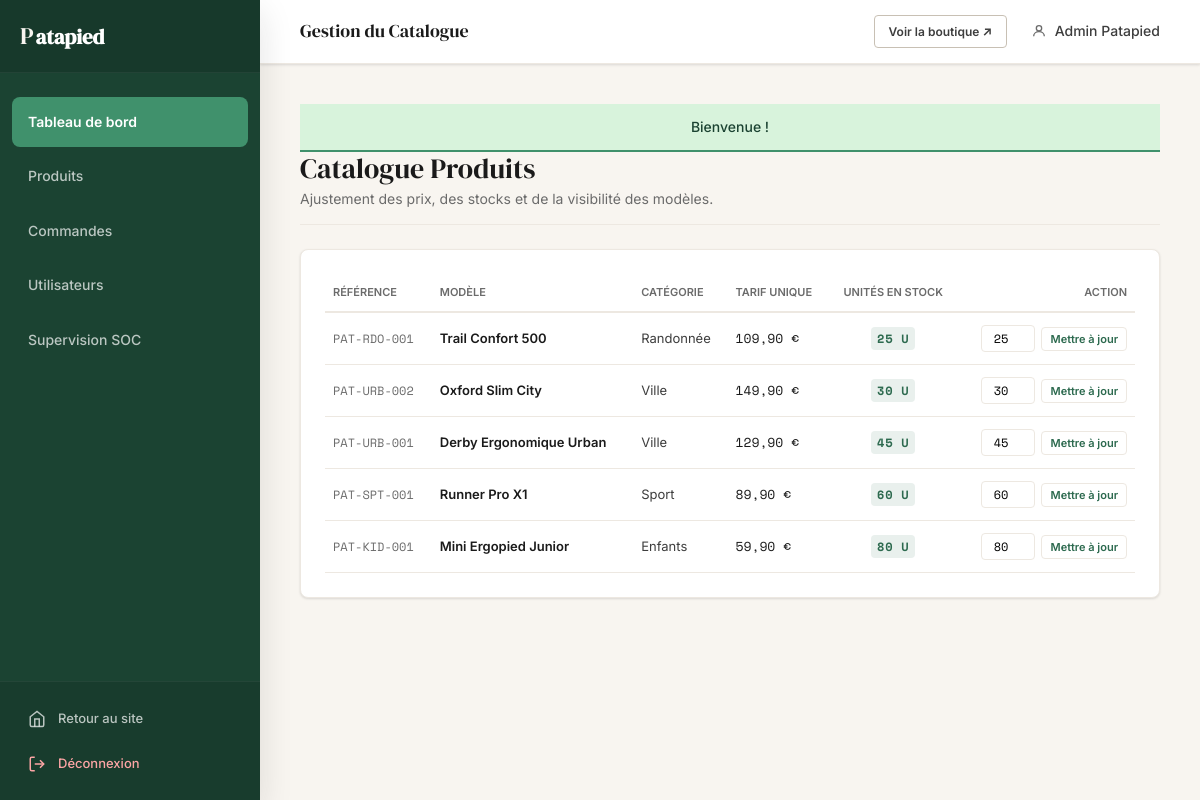
Page /admin/pages/products.php (signed in) on the committed database.
### tables this page shows
CREATE TABLE IF NOT EXISTS products (
    id            INT UNSIGNED AUTO_INCREMENT PRIMARY KEY,
    category_id   INT UNSIGNED NOT NULL,
    reference     VARCHAR(40)  NOT NULL UNIQUE,
    name_fr       VARCHAR(160) NOT NULL,
    name_en       VARCHAR(160) NOT NULL,
    description_fr TEXT        DEFAULT NULL,
    description_en TEXT        DEFAULT NULL,
    price         DECIMAL(8,2) NOT NULL,
    stock         INT          NOT NULL DEFAULT 0,
    image_path    VARCHAR(255) DEFAULT NULL,
    is_active     TINYINT(1)  NOT NULL DEFAULT 1,
    created_at    DATETIME    NOT NULL DEFAULT CURRENT_TIMESTAMP,
    updated_at    DATETIME    NOT NULL DEFAULT CURRENT_TIMESTAMP ON UPDATE CURRENT_TIMESTAMP,
    FOREIGN KEY (category_id) REFERENCES categories(id) ON DELETE RESTRICT
);

CREATE TABLE IF NOT EXISTS categories (
    id          INT UNSIGNED AUTO_INCREMENT PRIMARY KEY,
    name_fr     VARCHAR(100) NOT NULL,
    name_en     VARCHAR(100) NOT NULL,
    slug        VARCHAR(100) NOT NULL UNIQUE,
    sort_order  INT          NOT NULL DEFAULT 0
);

### includes/core.php (called while the page is built, shortened)
<?php
function current_lang(): string {
    return $_SESSION['lang'] ?? 'fr';
}
function h(string $s): string {
    return htmlspecialchars($s, ENT_QUOTES, 'UTF-8');
}

### admin/pages/products.php (the view, shortened to what this page needs)
<?php
require_once __DIR__ . '/../../includes/core.php';
$pdo  = getDB();
$stmt = $pdo->query("
    SELECT p.id, p.reference, p.name_fr, p.name_en, p.price, p.stock, c.name_fr as cat_name
    FROM products p
    JOIN categories c ON p.category_id = c.id
    ORDER BY p.stock ASC, p.reference ASC
");
$products = $stmt->fetchAll();
require_once __DIR__ . '/../includes/admin_header.php';
?>
<div class="admin-page-header" style="margin-bottom: 24px; border-bottom: 1px solid var(--cream-dark); padding-bottom: 12px;">
    <h1 class="admin-page-title" style="font-family: var(--font-serif); color: var(--ink); font-size: 28px; font-weight: 400; margin:0;"><?= $lang === 'fr' ? 'Catalogue Produits' : 'Product Catalogue' ?></h1>
    <span class="admin-page-sub" style="font-family: var(--font-sans); color: var(--ink-light); font-size: 14px;"><?= $lang === 'fr' ? 'Ajustement des prix, des stocks et de la visibilité des modèles.' : 'Ajust prices, stock amounts and product availability.' ?></span>
</div>
<div class="admin-card" style="background: var(--white); border: 1px solid var(--cream-dark); border-radius: 8px; padding: 24px; box-shadow: var(--shadow-sm);">
    <div class="table-wrap" style="overflow-x: auto;">
        <table class="admin-table" style="width: 100%; border-collapse: collapse; font-family: var(--font-sans); font-size: 13px;">
            <thead>
                <tr style="text-align: left;">
                    <th style="padding: 10px 8px; color: var(--ink-light); font-weight: 600; border-bottom: 2px solid var(--cream-dark); text-transform: uppercase; font-size: 11px;">Référence</th>
                    <th style="padding: 10px 8px; color: var(--ink-light); font-weight: 600; border-bottom: 2px solid var(--cream-dark); text-transform: uppercase; font-size: 11px;">Modèle</th>
                    <th style="padding: 10px 8px; color: var(--ink-light); font-weight: 600; border-bottom: 2px solid var(--cream-dark); text-transform: uppercase; font-size: 11px;">Catégorie</th>
                    <th style="padding: 10px 8px; color: var(--ink-light); font-weight: 600; border-bottom: 2px solid var(--cream-dark); text-transform: uppercase; font-size: 11px;">Tarif unique</th>
                    <th style="padding: 10px 8px; color: var(--ink-light); font-weight: 600; border-bottom: 2px solid var(--cream-dark); text-transform: uppercase; font-size: 11px; text-align: center;">Unités en Stock</th>
                    <th style="padding: 10px 8px; color: var(--ink-light); font-weight: 600; border-bottom: 2px solid var(--cream-dark); text-transform: uppercase; font-size: 11px; text-align: right;">Action</th>
                </tr>
            </thead>
            <tbody>
            <?php foreach ($products as $p): ?>
                <tr style="border-bottom: 1px solid var(--cream-dark);">
                    <td style="padding: 12px 8px; font-family: var(--font-mono); font-size: 12px; color: var(--ink-light);"><?= h($p['reference']) ?></td>
                    <td style="padding: 12px 8px; color: var(--ink); font-weight: 600;"><?= h($lang === 'fr' ? $p['name_fr'] : $p['name_en']) ?></td>
                    <td style="padding: 12px 8px; color: var(--ink-mid);"><?= h($p['cat_name']) ?></td>
                    <td style="padding: 12px 8px; font-family: var(--font-mono); color: var(--ink); font-weight: 500;"><?= number_format($p['price'], 2, ',', ' ') ?> €</td>
                    <td style="padding: 12px 8px; text-align: center;">
                        <span class="stock-badge <?= $p['stock'] <= 5 ? 'stock-low' : '' ?>" style="display: inline-block; padding: 2px 6px; border-radius: 4px; font-family: var(--font-mono); font-size: 12px; font-weight: 700; <?= $p['stock'] <= 5 ? 'background: rgba(220, 38, 38, 0.1); color: var(--status-cancelled);' : 'background: rgba(45, 106, 79, 0.1); color: var(--forest);' ?>">
                            <?= (int)$p['stock'] ?> u
                        </span>
                    </td>
                    <td style="padding: 12px 8px; text-align: right;">
                        <form method="POST" action="/admin/index.php?section=products" style="margin:0; display:inline-flex; gap:6px; align-items:center; justify-content: flex-end;">
                            <input type="number" name="new_stock" value="<?= (int)$p['stock'] ?>" min="0" style="width: 54px; padding: 4px; border: 1px solid var(--cream-dark); border-radius: 4px; font-family: var(--font-mono); font-size: 12px; text-align: center;">
                            <button type="submit" class="btn-ghost" style="font-family: var(--font-sans); font-size: 11px; font-weight: 600; color: var(--forest); background: none; padding: 4px 8px; border-radius: 4px; border: 1px solid var(--cream-dark); cursor: pointer;">Mettre à jour</button>
                        </form>
                    </td>
                </tr>
            <?php endforeach; ?>
            </tbody>
        </table>
    </div>
</div>
<?php require_once __DIR__ . '/../includes/admin_footer.php'; ?>

### assets/css/main.css (style rules this page uses)
:root { --forest: #2d6a4f; --forest-dark: #1b4332; --forest-mid: #40916c; --forest-pale: #d8f3dc; --cream: #f8f5f0; --cream-dark: #ede8e1; --ink: #1a1a1a; --ink-mid: #3d3d3d; --ink-light: #6b6b6b; --stone: #c8c0b4; --white: #ffffff; --status-pending: #e9762b; --status-confirmed: #2d6a4f; --status-shipped: #2563eb; --status-delivered: #059669; --status-cancelled: #dc2626; --font-serif: 'DM Serif Display', Georgia, serif; --font-sans: 'Inter', system-ui, sans-serif; --font-mono: 'Space Mono', 'Courier New', monospace; --gap-xs: 0.25rem; --gap-sm: 0.5rem; --gap-md: 1rem; --gap-lg: 1.5rem; --gap-xl: 2.5rem; --gap-2xl: 4rem; --radius-sm: 4px; --radius-md: 8px; --radius-lg: 12px; --radius-pill: 100px; --shadow-sm: 0 1px 3px rgba(26,26,26,.08), 0 1px 2px rgba(26,26,26,.06); --shadow-md: 0 4px 12px rgba(26,26,26,.10), 0 2px 4px rgba(26,26,26,.06); --shadow-lg: 0 12px 32px rgba(26,26,26,.12); --max-w: 1140px; --max-w-narrow: 820px; --header-h: 64px; --topbar-h: 36px; }
*, *::before, *::after { box-sizing: border-box; margin: 0; padding: 0; }
html { scroll-behavior: smooth; -webkit-text-size-adjust: 100%; }
body { font-family: var(--font-sans); font-size: 1rem; line-height: 1.6; color: var(--ink); background: var(--cream); padding-top: calc(var(--topbar-h) + var(--header-h)); }
h1, h2, h3, h4 { font-family: var(--font-serif); line-height: 1.2; font-weight: 400; }
h1 { font-size: clamp(2rem, 5vw, 3rem); }
.btn-ghost { background: transparent; color: var(--ink); border-color: var(--stone); }
.stock-badge { font-size: .75rem; font-weight: 700; text-transform: uppercase; letter-spacing: .06em; padding: .25rem .7rem; border-radius: var(--radius-pill); }

### admin/includes/admin_header.php (style rules this page uses)
body.admin-body { padding-top: 0 !important; background-color: var(--cream); margin: 0; font-family: var(--font-sans); }

### rows in the picture
products: reference "PAT-RDO-001", name_fr "Trail Confort 500", category.name_fr "Randonnée", price "109,90", stock "25", new_stock "25"
products: reference "PAT-URB-002", name_fr "Oxford Slim City", category.name_fr "Ville", price "149,90", stock "30", new_stock "30"
products: reference "PAT-URB-001", name_fr "Derby Ergonomique Urban", category.name_fr "Ville", price "129,90", stock "45", new_stock "45"
products: reference "PAT-SPT-001", name_fr "Runner Pro X1", category.name_fr "Sport", price "89,90", stock "60", new_stock "60"
products: reference "PAT-KID-001", name_fr "Mini Ergopied Junior", category.name_fr "Enfants", price "59,90", stock "80", new_stock "80"

### other values in the picture
$item['fr'] "Tableau de bord"
$item['fr'] "Produits"
$item['fr'] "Commandes"
$item['fr'] "Utilisateurs"
$item['fr'] "Supervision SOC"
$adminPageTitle "Gestion du Catalogue"
current_user()['first_name'] . ' ' . current_user()['last_name'] "Admin Patapied"
$flashSuccess "Bienvenue !"
